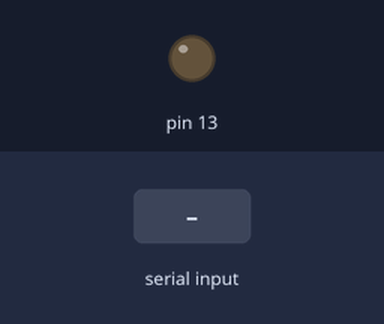
Recording of a sketch running on a simulated Arduino Uno, built with avr-gcc and run on an emulated ATmega328P. Shown: output pins drawn as LEDs (lit = HIGH). The test bench sets the inputs (shaded band).

Above: at 1.2 s.
1.3 s: "o" received over Serial
At 2.5 s:
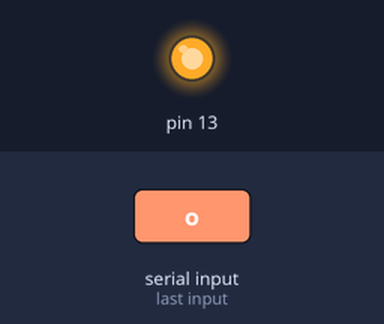
2.8 s: "c" received over Serial
At 3.8 s:
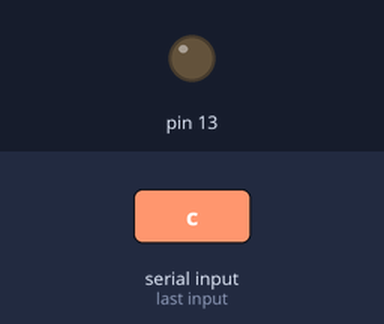
Timing chart, 0 to 5.8 s (numbered marks = the images above; inputs shaded):
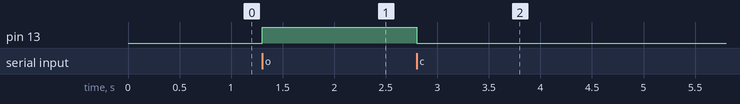

Measured:
- after the input at 1.3 s, pin 13: LOW → HIGH at once
- after the input at 2.8 s, pin 13: HIGH → LOW at once

The sketch:

arduino.ino
```cpp
void setup() {
  // This is an even divisor of F_CPU (16000000), so we get no error
  Serial.begin(500000);
  pinMode(13, OUTPUT);
}

void loop() {
  if (Serial.available() > 0) {
    int byte = Serial.read();
    if (byte == 'o') {
      digitalWrite(13, HIGH);
    } else if (byte == 'c') {
      digitalWrite(13, LOW);
    }
  }
}
```
